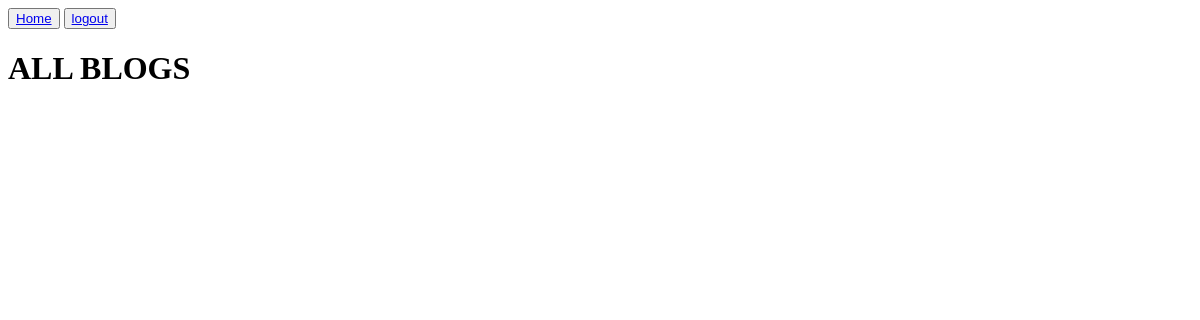
/blog/blogs, run on an earlier commit of the app's database.
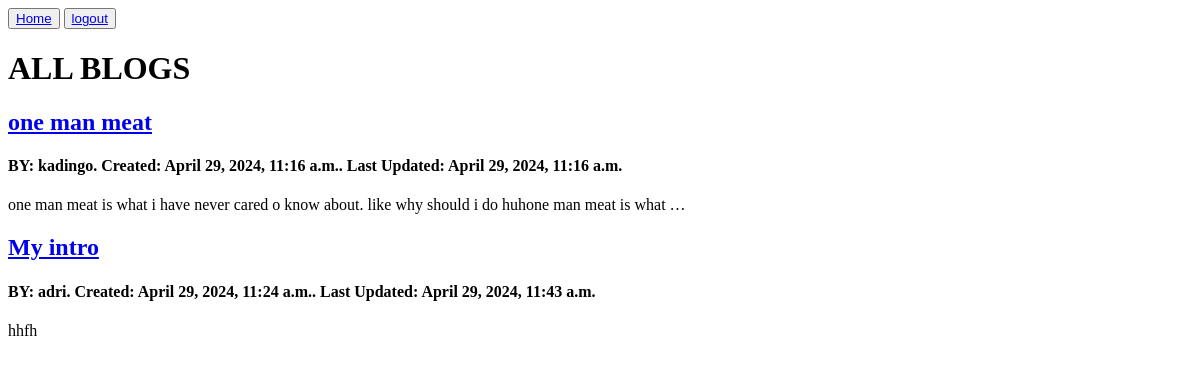
And on a later commit of the database.
### myblog/models.py (models this page shows, shortened)
class Blog(models.Model):
    author = models.ForeignKey(settings.AUTH_USER_MODEL, on_delete=models.CASCADE)
    title = models.CharField(max_length=120)
    description = models.TextField(blank=True, null=True)
    created_at = models.DateTimeField(auto_now_add=True, blank=True, null=True)
    updated_at = models.DateTimeField(auto_now=True, blank=True, null=True)
    slug = models.SlugField(unique=True, blank=True, null=True)

class CustomUser(AbstractUser):
    address = models.CharField(max_length=64)

### myblog/views.py (the view)
# urls.py: path("blogs", views.blogs, name="blogs"),
def blogs(request):
    blogs = models.Blog.objects.all()
    context = {
        "blogs": blogs,
    }
    return render(request, "myblog/blogs.html", context)

### templates/myblog/blogs.html (shortened to what this page needs)
{% extends "base.html" %}
{% block content %}
<div>
    <h1>ALL BLOGS</h1>
    {% for blog in blogs %}
    <a href={% url "blog_details" slug=blog.slug %}>
        <h2>{{ blog.title }}</h2>
    </a>
    <h4>BY: {{blog.author}}. Created: {{blog.created_at}}. Last Updated: {{blog.updated_at}}</h4>
        <p>{{ blog.description|truncatechars:100 }}</p>
    {% endfor %}
</div>
{% endblock content %}

### templates/base.html (shortened to what this page needs)
{% load static %}
<html lang="en">
<head>
</head>
<body>
    <button type="button"><a href={% url "home" %}>Home</a></button>
<button type="button"><a href={% url "user_signout" %}>logout</a></button>
    {% block content %}{% endblock content %}
</body>
</html>

What changed in the data, as far as the page shows it:
added Blog: title "one man meat", author "kadingo", created_at "April 29, 2024, 11:16 a.m.", updated_at "April 29, 2024, 11:16 a.m.", description "one man meat is what i have never cared o know about. like why should i do huhone man meat is what …"
added Blog: title "My intro", author "adri", created_at "April 29, 2024, 11:24 a.m.", updated_at "April 29, 2024, 11:43 a.m.", description "hhfh"
